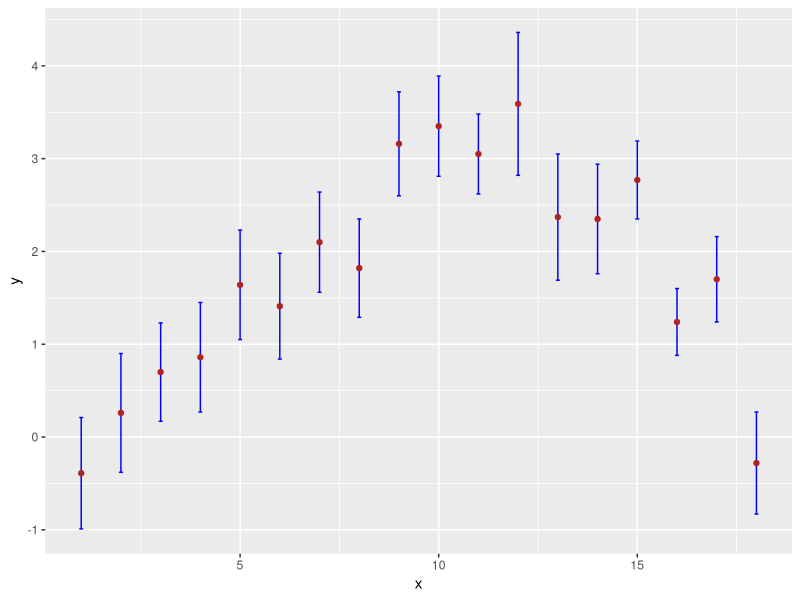
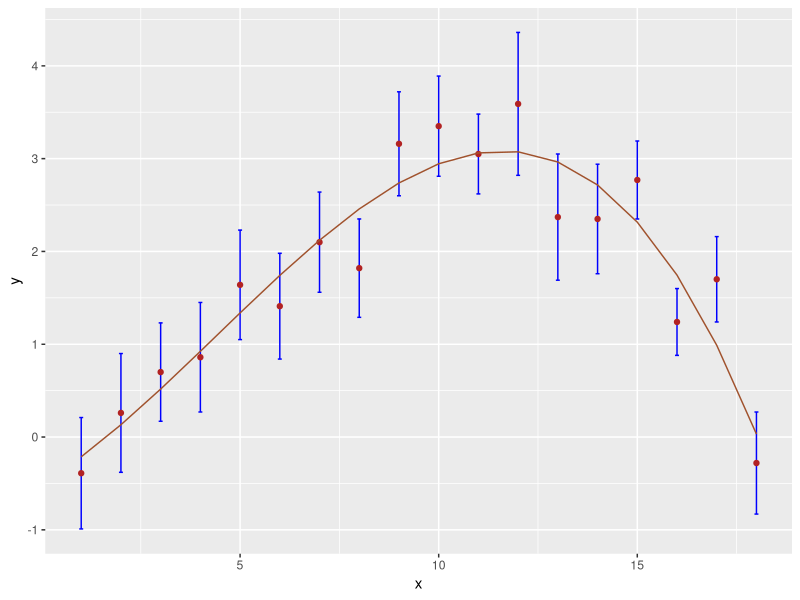
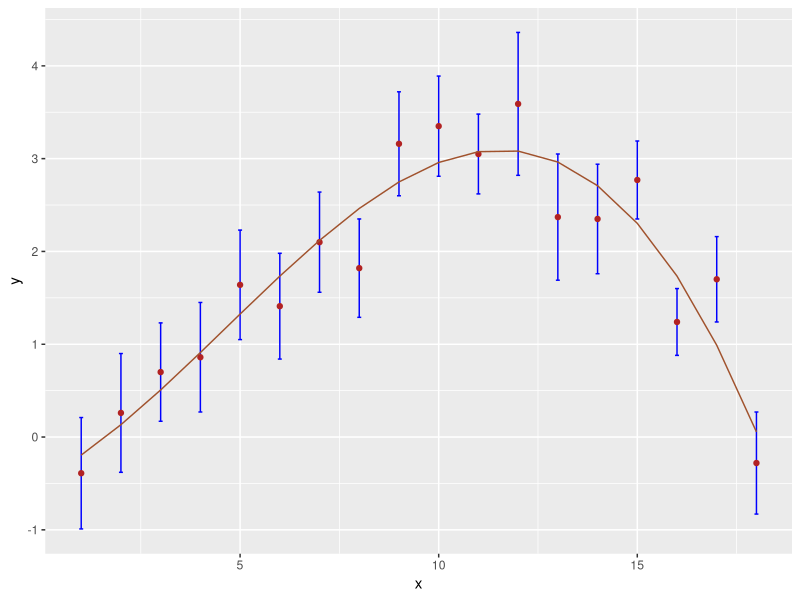
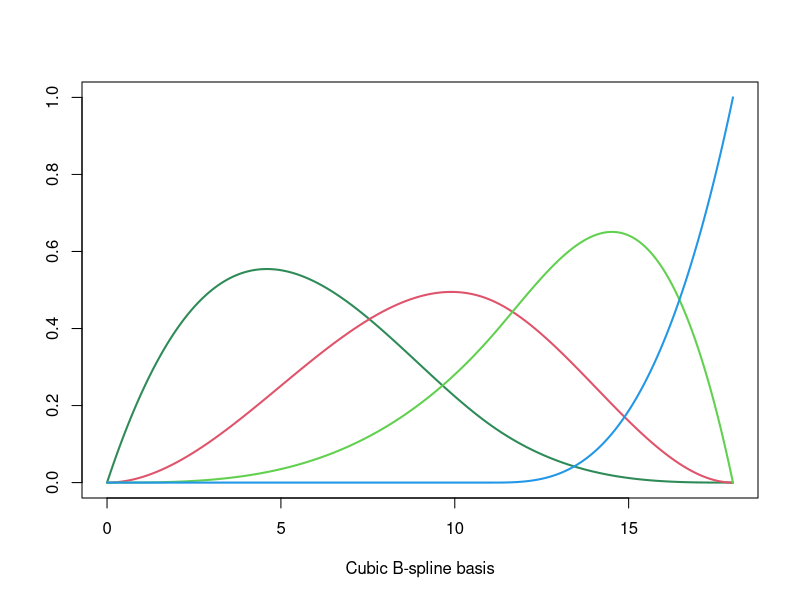
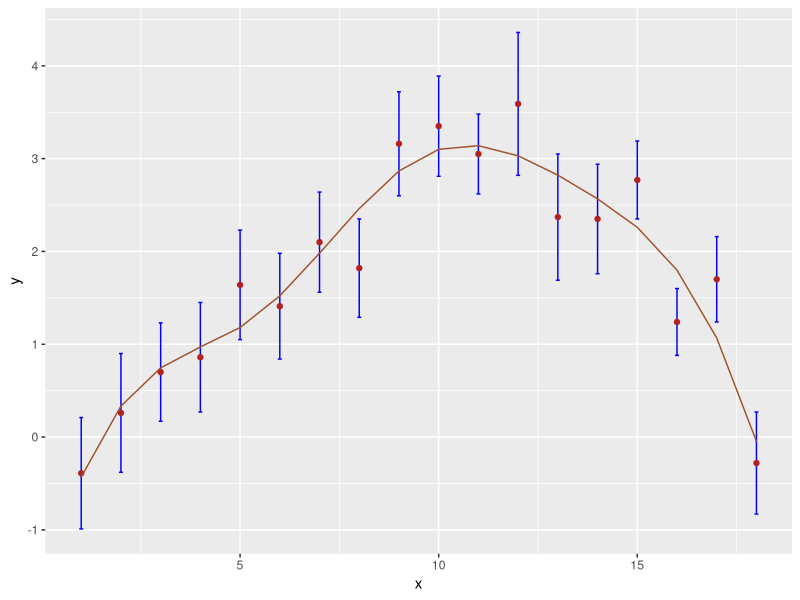
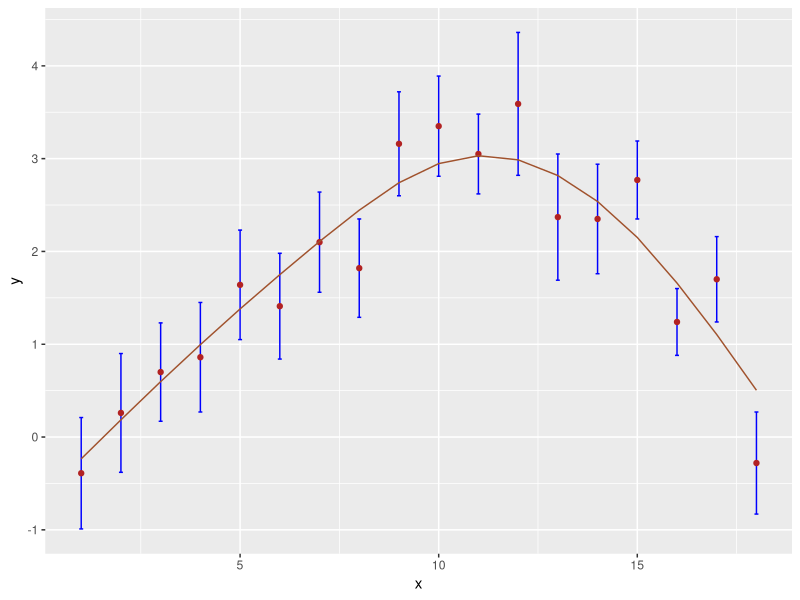
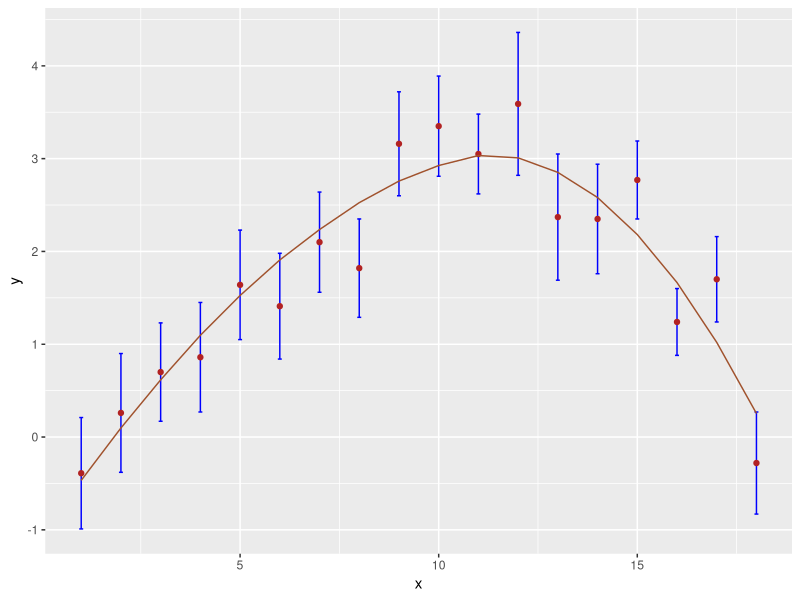
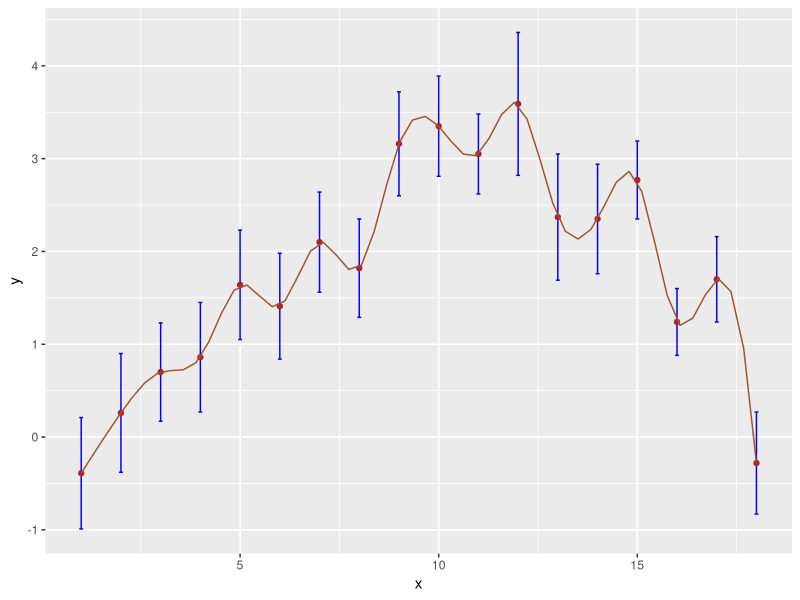

These figures' R source, in order:
## ---- chunk 1
library(knitr)
set.seed(202)
n <- 18
x <- 1:n
y <- round(sin(pi*x/n)*sqrt(x) + rnorm(n, sd = 0.5), 2)
e <- round(rnorm(n, mean = 0.5, sd = 0.1), 2)
df <- data.frame("x" = x, "y" = y, "e" = e)
kable(t(df))

suppressMessages(library(tidyverse))
ggplot(data = df, mapping = aes(x = x, y = y)) +
  geom_errorbar(aes(ymin = y-e, ymax = y+e), width = 0.1, color = "blue") +
  geom_point(color = "firebrick")
## ---- chunk 2
pr.out  <- lm(y ~ poly(x, 3, raw = TRUE), data = df,
              weights = 1/(e^2))
pr.pred <- predict(pr.out)
mean((y - pr.pred)^2)
data.frame("Estimate" = 
             summary(pr.out)$coefficients[, 1])
## ---- chunk 3
ggplot(data = df, mapping = aes(x = x, y = y)) +
  geom_errorbar(aes(ymin = y-e, ymax = y+e), width = 0.1, color = "blue") +
  geom_point(color = "firebrick") +
  geom_line(data = data.frame(x, "y" = pr.pred), 
            mapping = aes(x = x, y = y), col = "sienna")
## ---- chunk 4
library(splines)
# Default: cubic spline -> K+2 basis functions
#  remember: K is the # of non-overlapping segments
s.out  <- lm(y ~ bs(x, knots = c(11)), data = df,
            weights = 1/(e^2))
s.pred <- predict(s.out)
mean((y - s.pred)^2)
data.frame("Estimate" = 
             summary(s.out)$coefficients[, 1])
## ---- chunk 5
ggplot(data = df, mapping = aes(x = x, y = y)) +
  geom_errorbar(aes(ymin = y-e, ymax = y+e), width = 0.1, color = "blue") +
  geom_point(color = "firebrick") +
  geom_line(data = data.frame(x, "y" = s.pred), 
            mapping = aes(x = x, y = y), col = "sienna")
## ---- chunk 6
bs.x <- seq(0, 18, by = 0.01)
spl  <- bs(bs.x, knots = c(11))
plot(spl[, 1] ~ bs.x, ylim = c(0, max(spl)), type = 'l', lwd = 2,
     col = "seagreen", xlab = "Cubic B-spline basis", ylab = "")
for (ii in 2:ncol(spl)) lines(spl[, ii] ~ bs.x, lwd = 2, col = ii)
## ---- chunk 7
# Don't know where to put knot(s)?
# Specify a number of d.o.f. instead!
# Though do go find the newly-placed knots 
#  and note the corresponding wiggliness (right)
s.out  <- lm(y ~ bs(x, df = 6), data = df,
            weights = 1/(e^2))
s.pred <- predict(s.out)
mean((y - s.pred)^2)
data.frame("Estimate" = 
             summary(s.out)$coefficients[, 1])
## ---- chunk 8
ggplot(data = df, mapping = aes(x = x, y = y)) +
  geom_errorbar(aes(ymin = y-e, ymax = y+e), width = 0.1, color = "blue") +
  geom_point(color = "firebrick") +
  geom_line(data = data.frame(x, "y" = s.pred), 
            mapping = aes(x = x, y = y), col = "sienna")
## ---- chunk 9
ss.out  <- suppressWarnings(
  smooth.spline(df$x, y = df$y, 
                w = 1/(df$e^2), cv = TRUE)
)
ss.out$lambda
ss.pred <- predict(ss.out)
mean((y - ss.pred$y)^2)
## ---- chunk 10
ggplot(data = df, mapping = aes(x = x, y = y)) +
  geom_errorbar(aes(ymin = y-e, ymax = y+e), width = 0.1, color = "blue") +
  geom_point(color = "firebrick") +
  geom_line(data = data.frame(x, "y" = ss.pred$y), 
            mapping = aes(x = x, y = y), col = "sienna")
## ---- chunk 11
lpr.out  <- loess(y ~ x, data = df, 
                  weights = 1/(df$e)^2, span = 1)
lpr.pred <- predict(lpr.out)
mean((y - lpr.pred)^2)
## ---- chunk 12
ggplot(data = df, mapping = aes(x = x, y = y)) +
  geom_errorbar(aes(ymin = y-e, ymax = y+e), width = 0.1, color = "blue") +
  geom_point(color = "firebrick") +
  geom_line(data = data.frame(x, "y" = lpr.pred), 
            mapping = aes(x = x, y = y), col = "sienna")
## ---- chunk 13
# Note: uncertainties are NOT taken into account
#  ...how could they be?
spl.out <- spline(df$x, df$y)
## ---- chunk 14
ggplot(data = df, mapping = aes(x = x, y = y)) +
  geom_errorbar(aes(ymin = y-e, ymax = y+e), width = 0.1, color = "blue") +
  geom_point(color = "firebrick") +
  geom_line(data = data.frame("x" = spl.out$x, "y" = spl.out$y),
            mapping = aes(x = spl.out$x, y = spl.out$y), color = "sienna")
